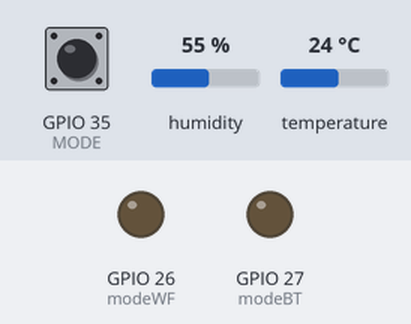
Bench run of a sketch on a simulated ESP32. On the bench: output pins drawn as LEDs (lit = HIGH). Inputs (shaded band) come from the test bench; at power-on: GPIO 35 (MODE) HIGH, humidity 55 %, temperature 24 °C. WiFi joins after 1.5 s; servers stay silent unless stated; uploads are accepted with an empty reply; EEPROM starts erased; nothing arrives over Bluetooth unless stated; what the sketch prints to the serial monitor is not drawn.

Above: at 0.1 s.
At 2.7 s:
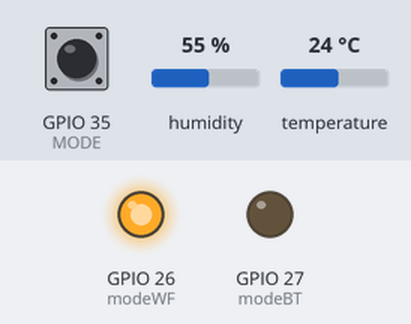
2.8 s: GPIO 35 (MODE) pulled LOW for 2.65 s
At 6.9 s:
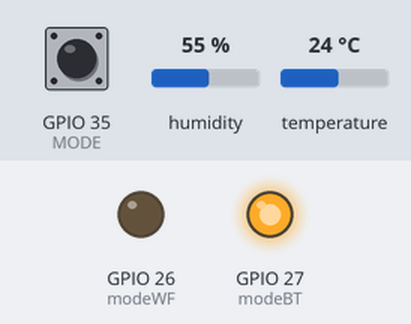
Timing chart, 0 to 9.3 s (numbered marks = the images above; inputs shaded):
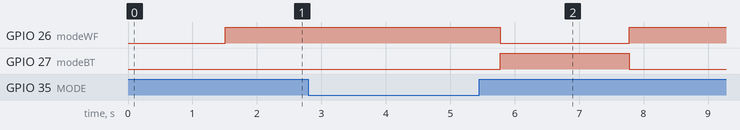

Measured:
- after the input at 2.8 s, GPIO 26 (modeWF): HIGH → LOW after 3.0 s, → HIGH 2.0 s later; GPIO 27 (modeBT): LOW → HIGH after 3.0 s, → LOW 2.0 s later

The sketch:

DHT_mode_BL_WF.ino
```cpp
#include <Adafruit_Sensor.h>
#include "BluetoothSerial.h"
#include "EEPROM.h"
#define EEPROM_SIZE 50
#include <WiFi.h>
#include <DHT.h>
#include <DHT_U.h>
#define DHTPIN 25
#define DHTTYPE DHT22
#define MODE 35
#define modeBT 27
#define modeWF 26
#if !defined(CONFIG_BT_ENABLED) || !defined(CONFIG_BLUEDROID_ENABLED)
#error Bluetooth is not enabled! Please run `make menuconfig` to and enable it
#endif
BluetoothSerial SerialBT;
DHT dht (DHTPIN, DHTTYPE);
int addr = 0;
String dataArray [3];
const char* ssid;
const char* pass;
//const char* host = "http://10.99.254.30";
IPAddress host(10, 99, 254, 30);
boolean bluetoothOn;

void bacaEEPROM() {
  if (!EEPROM.begin(EEPROM_SIZE))
  {
    Serial.println("failed to initialise EEPROM"); delay(1000000);
  }
  int ptr = 0;
  dataArray[ptr] = "";
  for (int i = 0; i < EEPROM_SIZE; i++)
  {
    if (char (EEPROM.read(i)) == ';') {
      ptr++;
      dataArray[ptr] = "";
    }
    else {
      dataArray[ptr] += char (EEPROM.read(i));
    }
  }
  ssid = dataArray[0].c_str();
  pass = dataArray[1].c_str();
  Serial.println(ssid);
  Serial.println(pass);
  Serial.println();
}

void connectWiFi() {
  Serial.printf("Connecting to %s ", ssid);
  WiFi.begin(ssid, pass);
  unsigned long timeout1 = 10000;
  unsigned long starttimeout = millis();
  while (WiFi.status() != WL_CONNECTED) {
    delay(500);
    Serial.print(".");
    if (millis() - starttimeout >= timeout1) break;
  }
  Serial.println(" CONNECTED");
}

void setup() {
  Serial.begin(115200);
  dht.begin();
  pinMode (MODE, INPUT);
  pinMode (modeBT, OUTPUT);
  pinMode (modeWF, OUTPUT);
  bacaEEPROM();
  connectWiFi();
  bluetoothOn = false;
  Serial.println("Ini void Setup");
}

void loop() {
  if (digitalRead (MODE) == LOW) {
    if (bluetoothOn == false) {
      SerialBT.begin("BT-TSAT01");
      bluetoothOn = true;
      Serial.println("BT nyala");
      delay(2000);
    }
    digitalWrite(modeBT, HIGH);
    digitalWrite(modeWF, LOW);
    if (SerialBT.available()) {
      while (SerialBT.available()) {
        char val = (char) SerialBT.read();
        EEPROM.write(addr, val);
        addr++;
      }
      for (int i = addr; i < EEPROM_SIZE; i++)
      {
        EEPROM.write(i, 0);
      }
      addr = 0;
      EEPROM.commit();
      bacaEEPROM();
      connectWiFi();
    }
  }

  else {
    if (bluetoothOn == true) {
      SerialBT.end();
      bluetoothOn = false;
      Serial.println("BT Mati");
      delay(2000);
    }
    digitalWrite(modeBT, LOW);
    digitalWrite(modeWF, HIGH);

    Serial.print("connecting to ");
    Serial.println(host);

    // Use WiFiClient class to create TCP connections
    WiFiClient client;
    const int httpPort = 8000;
    if (!client.connect(host, httpPort)) {
      Serial.println("connection failed");
      return;
    }
    float v = 220;
    float i = 0.28;
    float p = 150;
    float e = 1000;
    float h = dht.readHumidity();
    float t = dht.readTemperature();
    Serial.print(String(h));
    Serial.print(" ");
    Serial.println(String(t));
    // Make a HTTP request:
    client.print("GET /user/data-iot?code=code&voltage=" + String(v) + "&current=" + String(i) + "&power=" + String(p) + "&energy=" + String(e) + "&humidity=" + String(h) + "&temperature=" + String(t));
    client.println(" HTTP/1.1");
    client.println("Authorization: Bearer eyJhbGciOiJIUzI1NiIsInR5cCI6IkpXVCJ9.eyJfaWQiOiI1YzZmYmI2ZjQzMWRiZjEzNTc3MGMyMWIiLCJyb2xlIjoidXNlciIsImlhdCI6MTU1MDgyNjM5N30.f6RfrfhZcczq9ago4BUWcj2ipNfvFWB4s8m4AQ5vypw");
    client.println("Content-Type: application/json");
    client.print("Host: ");
    client.println(host);
    client.println("Connection: close");
    client.println();
    unsigned long timeout2 = millis();
    while (client.available() == 0) {
      if (millis() - timeout2 > 5000) {
        Serial.println(">>> Client Timeout !");
        client.stop();
        return;
      }
    }

    // Read all the lines of the reply from server and print them to Serial
    while (client.available()) {
      Serial.print((char) client.read());
    }
    Serial.println();
    Serial.println("closing connection");
    Serial.println();
    delay(2000);
  }
}
```
